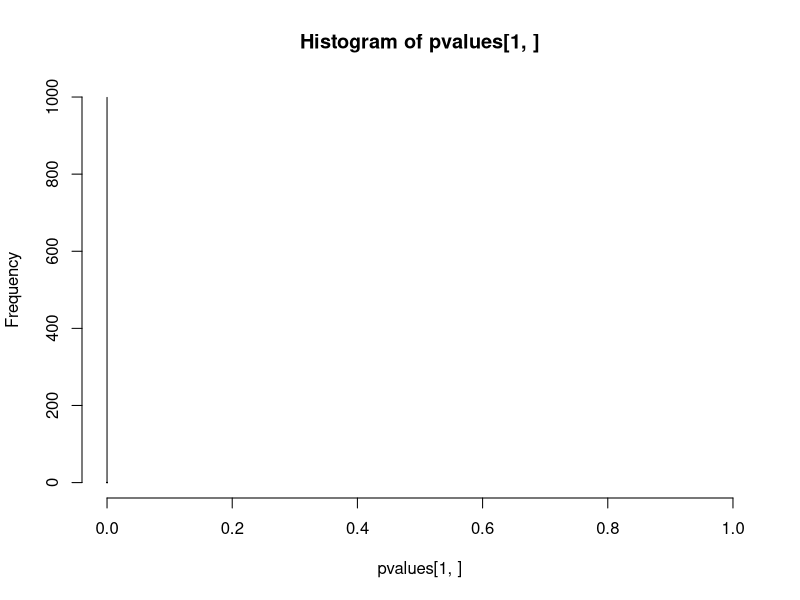
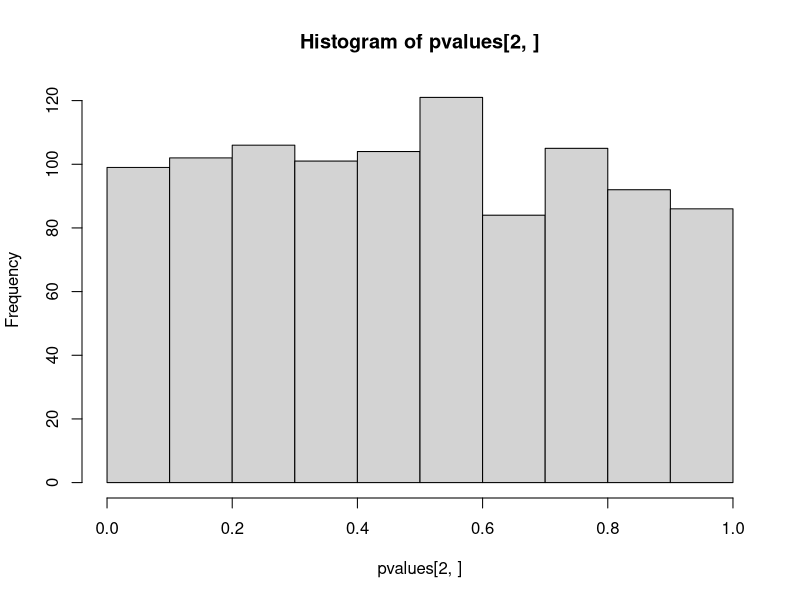
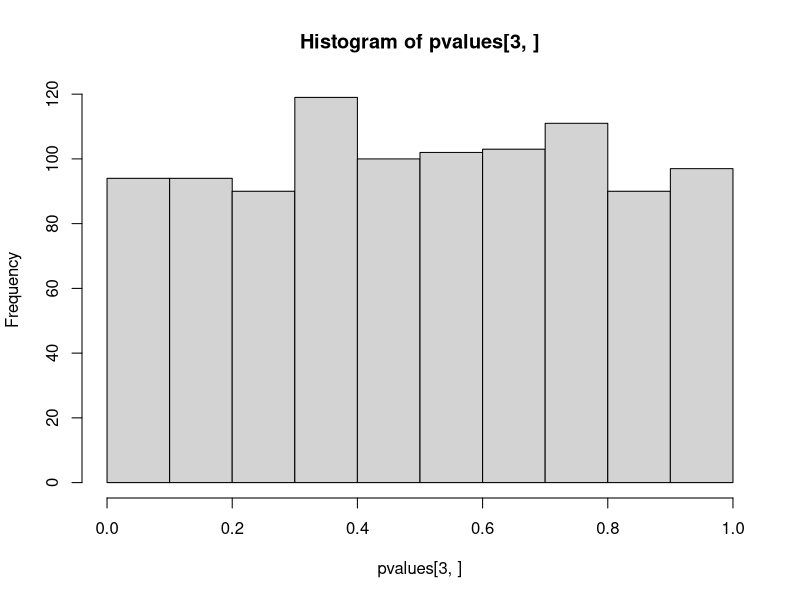
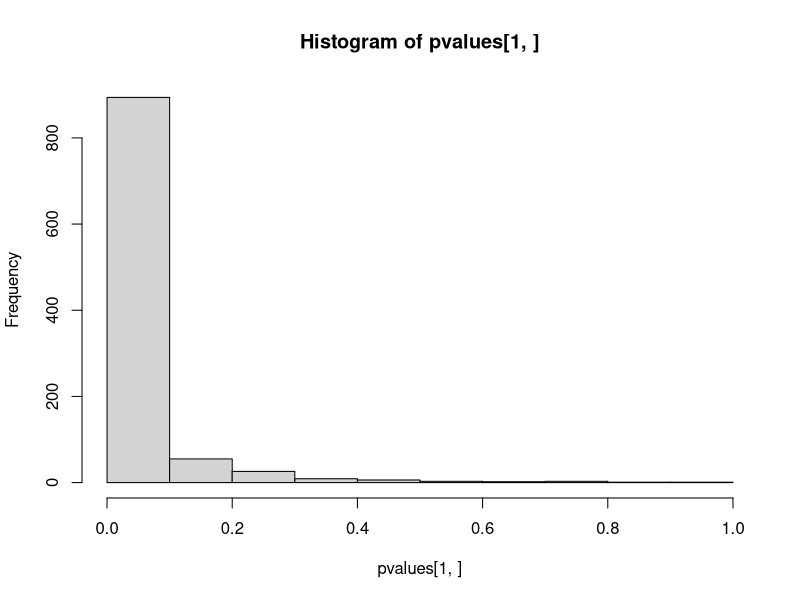
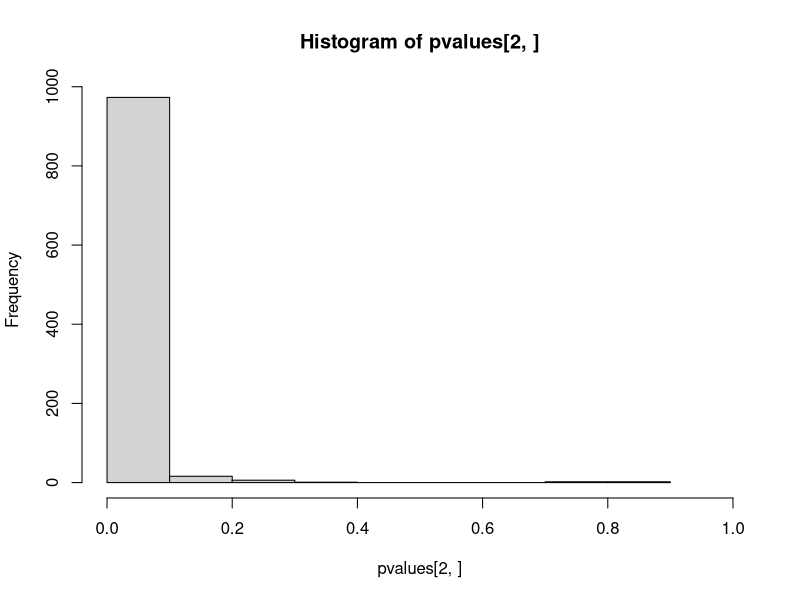
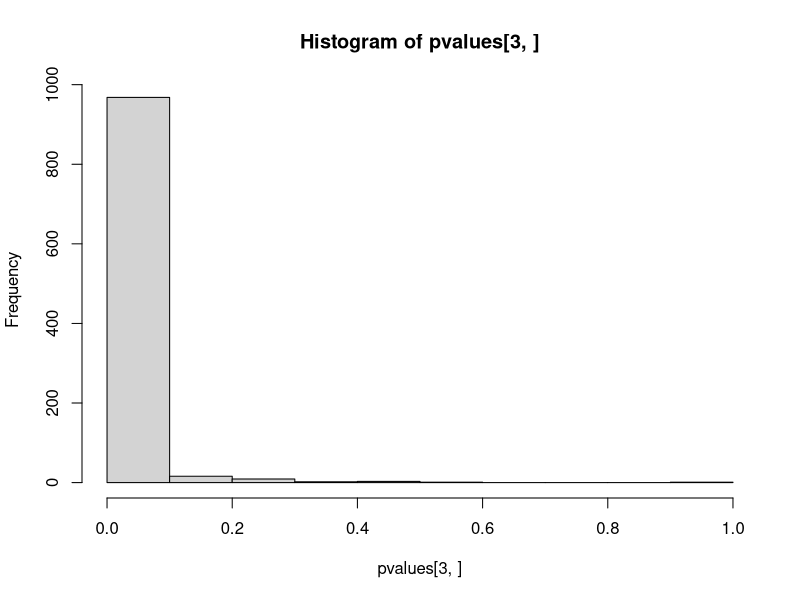
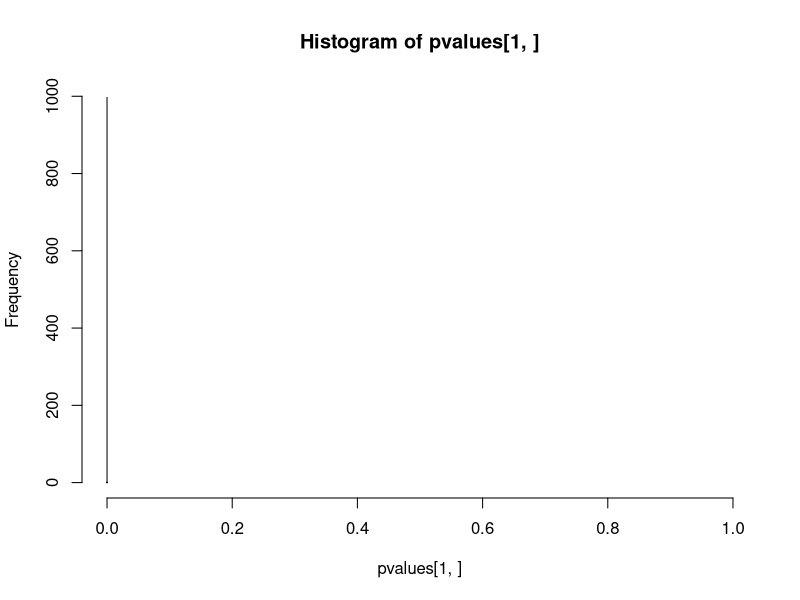
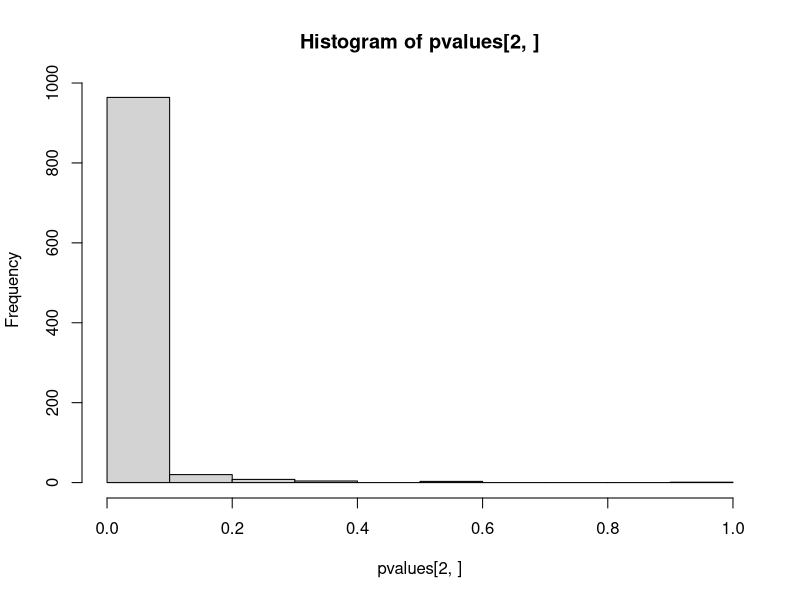

Here is the R script that generated these plots, in order:
## ---- chunk 1
N <- 100 #liczba obserwacji w grupie
M <- 1000 # liczba symulacji

lev1 <- c(1, 2)
lev2 <- c(1, 2, 3)
levProd <- expand.grid(lev1, lev2)
levels1 <- rep(levProd[,1], N)
levels2 <- rep(levProd[,2], N)
## ---- chunk 2
pvalues <- replicate(M, {
  eps <- rnorm(length(levels1))
  y <- eps + (levels1==2)*0.7
  anova(lm(y~levels1*levels2))[[5]][c(1,2,3)]
})
## ---- chunk 3
hist(pvalues[1,], xlim = c(0,1))
sum(pvalues[1,] < 0.05) / M
## ---- chunk 4
hist(pvalues[2,], xlim = c(0,1))
sum(pvalues[2,] < 0.05) / M
## ---- chunk 5
hist(pvalues[3,], xlim = c(0,1))
sum(pvalues[3,] < 0.05) / M
## ---- chunk 6
pvalues <- replicate(M, {
  eps <- rnorm(length(levels1))
  y <- eps + (levels1==2)*(levels2==3)*0.7
  anova(lm(y~levels1*levels2))[[5]][c(1,2,3)]
})
## ---- chunk 7
hist(pvalues[1,], xlim = c(0,1))
sum(pvalues[1,] < 0.05) / M
## ---- chunk 8
hist(pvalues[2,], xlim = c(0,1))
sum(pvalues[2,] < 0.05) / M
## ---- chunk 9
hist(pvalues[3,], xlim = c(0,1))
sum(pvalues[3,] < 0.05) / M
## ---- chunk 10
pvalues <- replicate(M, {
  eps <- rnorm(length(levels1))
  y <- eps + (levels1==2)*(levels2==3)*0.7 + (levels1==2)*0.7
  anova(lm(y~levels1*levels2))[[5]][c(1,2,3)]
})
## ---- chunk 11
hist(pvalues[1,], xlim = c(0,1))
sum(pvalues[1,] < 0.05) / M
## ---- chunk 12
hist(pvalues[2,], xlim = c(0,1))
sum(pvalues[2,] < 0.05) / M
## ---- chunk 13
hist(pvalues[3,], xlim = c(0,1))
sum(pvalues[3,] < 0.05) / M
